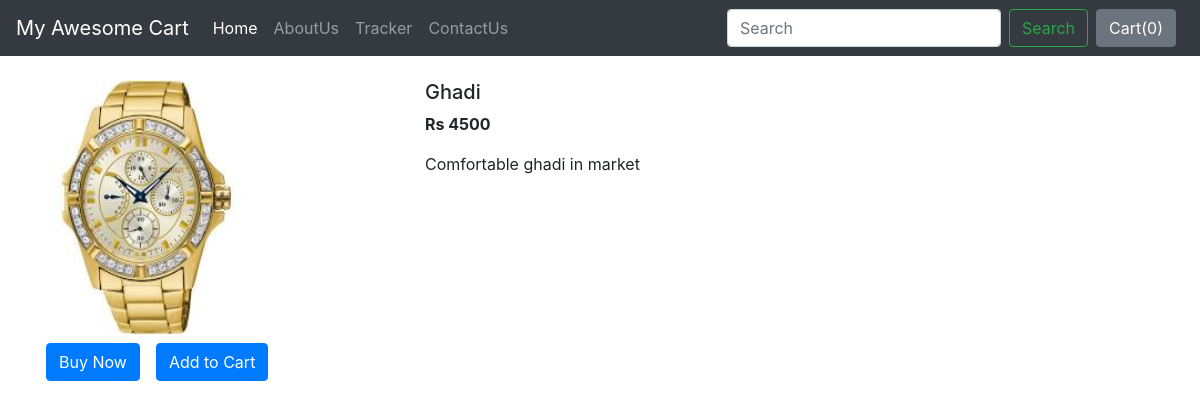
Screenshot of /shop/products/2 with the database file from the repository.
### shop/models.py (models this page shows, shortened)
class Product(models.Model):
    product_id = models.AutoField
    product_name = models.CharField(max_length = 50)
    category = models.CharField(max_length=50,default="")
    subcategory = models.CharField(max_length=50,default="")
    price = models.IntegerField(default=0)
    desc = models.CharField(max_length=500)
    pub_date = models.DateField()
    image = models.ImageField(upload_to = "shop/image",default="")

### shop/views.py (the view)
# urls.py: path("products/<int:myid>",views.prodview,name="ProdView"),
def prodview(request, myid):
    product = Product.objects.filter(id=myid)
    return render(request, 'shop/prodview.html', {'product': product[0]})

### shop/templates/shop/prodview.html (shortened to what this page needs)
{% extends 'shop/basic.html' %}
{% block body %}
<div class="container my-4">
    <div class="row">
        <div class="col-md-4">
            <div class="row">
                <img src="/media/{{product.image}}" alt="" width="233px" height="255px">
            </div>
            <div class="row">
                <button class="btn btn-primary mx-3 my-2">Buy Now</button>
                <button class="btn btn-primary my-2">Add to Cart</button>
            </div>
        </div>
        <div class="col-md-8">
            <h5>{{product.product_name}}</h5>
            <p><b>Rs {{product.price}}</b></p>
            <p>{{product.desc}}</p>
        </div>
    </div>
</div>
{% endblock %}

### rows the page displays
Product: image (picture), product_name "Ghadi", price "4500", desc "Comfortable ghadi in market"
